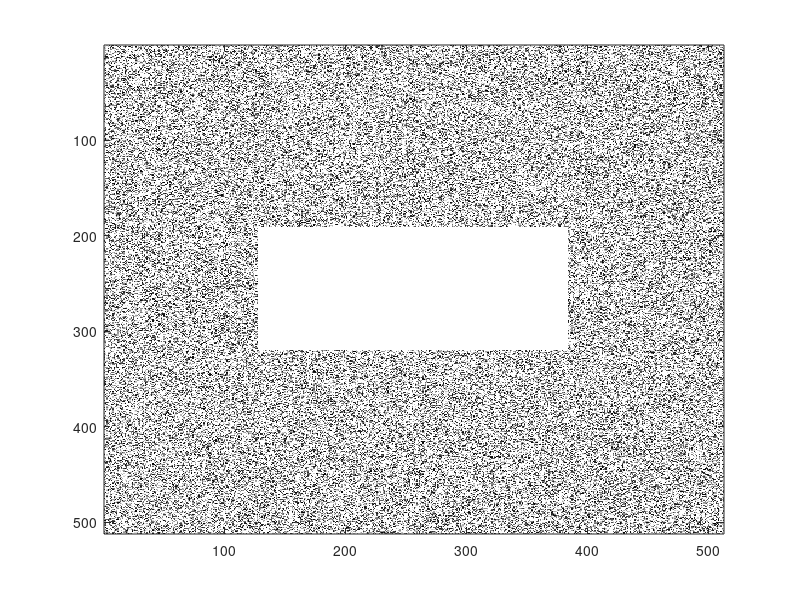

The MATLAB script that drew this image:
% Regression test function (black blox) for FreeMat v4.0.0
% This function is autogenerated by helpgen.
function bbtest_success = bbtest_imagesc
  bbtest_success = 1;
NumErrors = 0;
try
  x = rand(512);

catch
  NumErrors = NumErrors + 1;
end
try
  x((-64:63)+256,(-128:127)+256) = 1.0;

catch
  NumErrors = NumErrors + 1;
end
try
  figure

catch
  NumErrors = NumErrors + 1;
end
try
  imagesc(x,[0 .5])

catch
  NumErrors = NumErrors + 1;
end
try
  colormap(gray)

catch
  NumErrors = NumErrors + 1;
end
try
  mprint image1

catch
  NumErrors = NumErrors + 1;
end
if (NumErrors ~= 0) bbtest_success = 0; return; end
